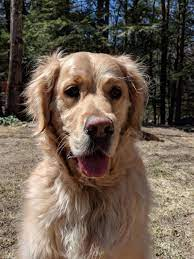
#> input picture example/images/dog.jpeg, 194 x 259 px
$ python image_warping.py
#> lines starting #> are read from the running program, lines starting #| are printed output that depends on the picture
### tps/thin_plate_spline.py
from __future__ import annotations

import numpy as np
from scipy.spatial.distance import cdist  # type: ignore

from .polynomial_transform import PolynomialFeatures


class ThinPlateSpline:
    """Solve the Thin Plate Spline interpolation.

    In fact, this class supports the more general multi-dimensional polyharmonic spline interpolation.

    It learns a non-linear elastic mapping function f: R^d -> R given n control points (x_i, y_i)_i
    where x_i \\in R^d and y_i \\in R.

    The problem is formally stated as:
    f = min_f E_{fit}(f) + \\alpha E_{reg}(f)      (1)

    where E_{fit}(f) = \\sum_{i=1}^n (y_i - f(x_i))^2  (Least square objectif)
    and E_{reg}(f) = \\int \\|\\nabla^{order} f \\|_2^2 dx (Regularization)
    which penalizes the norm of the order-th derivatives of the learnt function.

    When the regularization alpha is 0, then this becomes equivalent to minimizing E_{reg}
    under the constraints f(x_i) = y_i.

    NOTE: In the classical 2 dimensionnal TPS, the spline order is 2.

    Using Euler-Lagrange, one can show that the function solutions are of the form:
    f(x) = P(x) + \\sum_i w_i G(\\|x - x_i\\|_2), with P a polynom of degree = order - 1
    and G are radial basis functions (RBF).

    It can be shown that the RBF follows:

    G(r) = r**(2 * order - d) log(r) for even dimension d
    or
    G(r) = r**(2 * order - d) for odd dimension d

    For TPS, this sets G(r) = r**2 log(r)
    As RBF, are not always defined in r = 0 (if 2 * order \\le d), we decided to use the common
    (but incorrect) TPS kernel instead of the mathematical one.

    Fitting the spline, amounts at finding the polynoms coefficients and the weights (w_i).

    Vectorized solution:
    --------------------

    Let X = (x_i) \\in R^{n x d} and Y = (y_i) \\in R^{n x v} be the control points and associated values.
    And X' = (x'_i) \\in R^{n' x d} be any set of points where we want to interpolate f.

    Note that we now have several values to interpolate for each position, which simply amounts at finding
    a mapping f_j for each value and concatenating them.

    X and X' can expended as its polynomial features X_p \\in R^{n x d_p} and X'_p \\in R^{n' x d_p}.
    For instance, TPS, the polynom is of degree one and the polynomial extension is simply the homogenous
    coordinates: X_p = (1, X). See PolynomialFeatures for more information.

    Let's call K(X') \\in R^{n' x n} the matrix of RBF values for any X'. K(X') = G(cdist(X', X)): it is the
    RBF applied to the radial distances to the control points.

    The polynoms coefficients can be vectorized into a matrix C \\in R^{d_p x v} (one polynom for each value)
    and finally we can also vectorize the RBF weights into W \\in R^{n x v} (One weight for each control point
    and each value).

    The function f can now be vectorized as:
    f(X') = X'_p C + K(X') W

    Learning the parameters C and W is done by solving the following system with the control points X:
            A      .   P   =   B
                          <=>
    |  K(X) , X_p |  | W |   |Y |
    |             |  |   | = |  |       (2)
    | X_p^T ,  0  |  | C |   |0 |

    The first row enforces f(X) = Y and the second adds orthogonality constraints.
    The system can be relaxed when \\alpha != 0, then one can show that same system can be solved
    by simply replacing K(X) by K(X) + alpha I.

    To transform X', one can simply apply the learned parameters P = (W, C) with
    Y' = f(X') = X'_p C + K(X') W

    In our notations, we have:
    A \\in R^{(n + d_p) x (n + d_p)}
    P \\in R^{(n + d_p) x v}
    Y \\in R^{(n + d_p) x v}

    Attrs:
        alpha (float): Regularization parameter
            Default: 0.0 (The mapping will enforce f(X) = Y)
        order (int): Order of the spline (minimizes the squared norm of the order-th derivatives)
            Default: 2 (Suited for TPS interpolation)
        enforce_tps_kernel (bool): Always use the RBF G(r) = r**2 log(r).
            This should be sub-optimal, but it yields good results in practice.
            Default: False
        parameters (ndarray): All the parameters P = (W, C). Shape: (n + d_p, v)
        control_points (ndarray): Control points fitted (the last X given to fit). Shape: (n, d)
    """

    eps = 0  # Relaxed orthogonality constraints by setting it to 1e-6 ?

    def __init__(self, alpha=0.0, order=2, enforce_tps_kernel=False) -> None:
        self._fitted = False
        self._polynomial_features = PolynomialFeatures(order - 1)

        self.alpha = alpha
        self.order = order
        self.enforce_tps_kernel = enforce_tps_kernel

        self.parameters = np.array([], dtype=np.float32)
        self.control_points = np.array([], dtype=np.float32)

    def fit(self, X: np.ndarray, Y: np.ndarray) -> ThinPlateSpline:
        """Learn the non-linear elastic mapping f that matches Y given X

        It solves equation (2) to find the spline parameters.

        Args:
            X (ndarray): Control points
                Shape: (n, d)
            Y (ndarray): Values for these controls points
                Shape: (n, v)

        Returns:
            ThinPlateSpline: self
        """
        X = _ensure_2d(X)
        Y = _ensure_2d(Y)
        assert X.shape[0] == Y.shape[0]

        n, _ = X.shape  # (n, d)
        self.control_points = X

        # Compute radial distances
        phi = self._radial_distance(X)  # (n, n) (phi = K(X))

        # Polynomial expansion
        X_p = self._polynomial_features.fit(X).transform(X)  # (n, d_p)

        # Assemble system A P = B
        # A = |K + alpha I, X_p|
        #     |     X_p.T ,  0 |
        A = np.vstack(  # ((n + d_p), (n + d_p))
            [
                np.hstack([phi + self.alpha * np.eye(n, dtype=X.dtype), X_p]),  # (n, (n + d_p))
                np.hstack([X_p.T, self.eps * np.eye(X_p.shape[1], dtype=X.dtype)]),  # (d_p, (n + d_p))
            ]
        )

        # B = | Y |
        #     | 0 |
        B = np.vstack([Y, np.zeros((X_p.shape[1], Y.shape[1]), dtype=X.dtype)])  # ((n + d_p), v)

        self.parameters = np.linalg.solve(A, B)  # ((n + d_p), v)
        self._fitted = True

        return self

    def transform(self, X: np.ndarray) -> np.ndarray:
        """Apply the mapping to X (interpolate)

        It returns f(X)

        Args:
            X (ndarray): Set of points to interpolate
                Shape: (n', d)

        Returns:
            ndarray: Interpolated values of the set of points
                Shape: (n', v)

        """
        assert self._fitted, "Needs to be fitted first."

        X = _ensure_2d(X)
        assert X.shape[1] == self.control_points.shape[1], "The number of features do not match training data"

        # Compute radial distances
        phi = self._radial_distance(X)  # (n', n)

        # Polynomial expansion
        X_p = self._polynomial_features.transform(X)  # (n', d_p)

        # Compute f(X)
        X_aug = np.hstack([phi, X_p])  # (n', (n + d_p))
        return X_aug @ self.parameters  # (n', v)

    def _radial_distance(self, X: np.ndarray) -> np.ndarray:
        """Compute the pairwise RBF values for the given points to the control points

        Args:
            X (ndarray): Points to be interpolated
                Shape: (n', d)

        Returns:
            ndarray: The RBF evaluated for each point from a control point (K(X))
                Shape: (n', n)
        """
        dist = cdist(X, self.control_points).astype(X.dtype)

        power = self.order * 2 - self.control_points.shape[-1]

        # As negatif power leads to ill-defined RBF at r = 0
        # We use the TPS RBF r^2 log r, though it is not optimal
        if power <= 0 or self.enforce_tps_kernel:
            power = 2  # Use r^2 log r (TPS kernel)

        if power % 2:  # Odd
            return dist**power

        # Even
        dist[dist == 0] = 1  # phi(r) = r^power log(r) ->  (phi(0) = 0)
        return dist**power * np.log(dist)


def _ensure_2d(array: np.ndarray) -> np.ndarray:
    """Ensure that array is a 2d array

    In case of 1d array, let's expand the last dim
    """
    assert array.ndim in (1, 2)

    # Expand last dim in order to interpret this as (n, 1) points
    if array.ndim == 1:
        array = array[:, None]

    return array


# Much slower than scipy...
# def _cdist(A: np.ndarray, B: np.ndarray) -> np.ndarray:
#     """Compute the pairwise euclidian distance between a set of points

#     Do not check the dimensions of arguments

#     Args:
#         A (ndarray): n_a x d
#         B (ndarray): n_b x d

#     Returns:
#         ndarray: n_a x n_b. D[i, j] = ||A[i] - B[j]||_2
#     """
#     A = A[:, None, :]  # n_a x 1 x d
#     B = B[None, :, :]  # 1 x n_b x d
#     return np.linalg.norm(A - B, axis=2)  # n_a x n_b

### tps/polynomial_transform.py
"""Polynomial transform adapted from scikit-learn"""

from itertools import chain, combinations_with_replacement
from typing import Iterable, Tuple

import numpy as np


class PolynomialFeatures:
    """Generate polynomial features

    For each feature vector, it generates polynomial features of degree d consisting
    of all polynomial combinations of the features with degree less than or equal to
    the specified degree.

    For example, if an input sample is two dimensional and of the form
    [a, b], the degree-2 polynomial features are [1, a, b, a^2, ab, b^2].

    With degree 1, it simply transform to homogenous coordinates (adding a constant 1 to the features)

    See PolynomialFeatures from scikit-learn for a complete documentation and implementation.
    """

    def __init__(self, degree=1):
        self.degree = degree
        self._fitted = False
        self.n_input_features = 0
        self.n_output_features = 0

    @staticmethod
    def _combinations(n_features: int, degree: int) -> Iterable[Tuple[int, ...]]:
        return chain.from_iterable(combinations_with_replacement(range(n_features), i) for i in range(degree + 1))

    @staticmethod
    def _combinations_length(n_features: int, degree: int) -> int:
        # TODO: Can be computed mathematically
        return sum(1 for _ in PolynomialFeatures._combinations(n_features, degree))

    def fit(self, X: np.ndarray):
        """Compute number of output features."""
        _, n_features = X.shape
        self.n_input_features = n_features
        self.n_output_features = self._combinations_length(n_features, self.degree)
        self._fitted = True
        return self

    def transform(self, X: np.ndarray):
        """Transform features to polynomial features

        Args:
            X (np.ndarray): Features for multiple samples
                Shape: (n_samples, n_features)

        Returns
            np.ndarrray: Polynomial features
                Shape: (n_samples, n_output_features)
        """
        assert self._fitted, "Please first fit the PolynomialFeatures"

        n_samples, n_features = X.shape

        if n_features != self.n_input_features:
            raise ValueError("X shape does not match training shape")

        # allocate output data
        polynomial_features = np.empty((n_samples, self.n_output_features), dtype=X.dtype)

        combinations = self._combinations(n_features, self.degree)
        for i, c in enumerate(combinations):
            polynomial_features[:, i] = X[:, c].prod(1)

        return polynomial_features

### example/image_warping.py
import matplotlib.pyplot as plt  # type: ignore[import-untyped]
import numpy as np
import scipy.ndimage  # type: ignore[import-untyped]
from PIL import Image, ImageDraw  # type: ignore[import-untyped]

from tps import ThinPlateSpline


# [68 lines left out: functions increase_ctrl_points, decrease_ctrl_points, not called in this run]


def random_ctrl_points():
    """Generate random ctrl points.

    (In proportion of the desired shapes)
    """
    np.random.seed(777)
    input_ctrl = np.random.rand(10, 2)
    output_ctrl = input_ctrl + np.random.randn(10, 2) * 0.05

    corners = np.array(  # Add corners ctrl points
        [
            [0.0, 0.0],
            [1.0, 0.0],
            [0.0, 1.0],
            [1.0, 1.0],
        ]
    )

    return np.concatenate((input_ctrl, corners)), np.concatenate((output_ctrl, corners))


def main():
    """Warp an image."""
    # Load the image and draw a rectangle in the middle
    image = Image.open("images/dog.jpeg")
#> image is the input picture: PIL image 194x259 RGB; mean R, G, B 107.5, 93, 79.9
    width, height = image.size
#> width = 194; height = 259
    ImageDraw.Draw(image).rectangle([width * 0.25, height * 0.25, width * 0.75, height * 0.75])

    # Build control points
    # input_ctrl, output_ctrl = increase_ctrl_points()
    # input_ctrl, output_ctrl = decrease_ctrl_points()
    input_ctrl, output_ctrl = random_ctrl_points()
    input_ctrl *= [height, width]
    output_ctrl *= [height, width]

    # Fit the thin plate spline from output to input
    tps = ThinPlateSpline(0.5)
    tps.fit(output_ctrl, input_ctrl)

    # Create the 2d meshgrid of indices for output image
    output_indices = np.indices((height, width), dtype=np.float64).transpose(1, 2, 0)  # Shape: (H, W, 2)

    # Transform it into the input indices
    input_indices = tps.transform(output_indices.reshape(-1, 2)).reshape(height, width, 2)

    # Interpolate the resulting image
    warped = np.concatenate(
        [
            scipy.ndimage.map_coordinates(np.array(image)[..., channel], input_indices.transpose(2, 0, 1))[..., None]
            for channel in (0, 1, 2)
        ],
        axis=-1,
    )
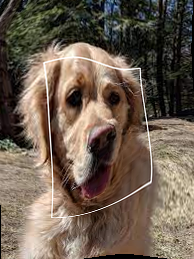
#> warped: shape (259, 194, 3); mean R, G, B 109.8, 94.9, 81.1

    plt.figure()
    plt.imshow(warped)

    plt.figure()
    plt.imshow(image)

    plt.show()


if __name__ == "__main__":
    main()
